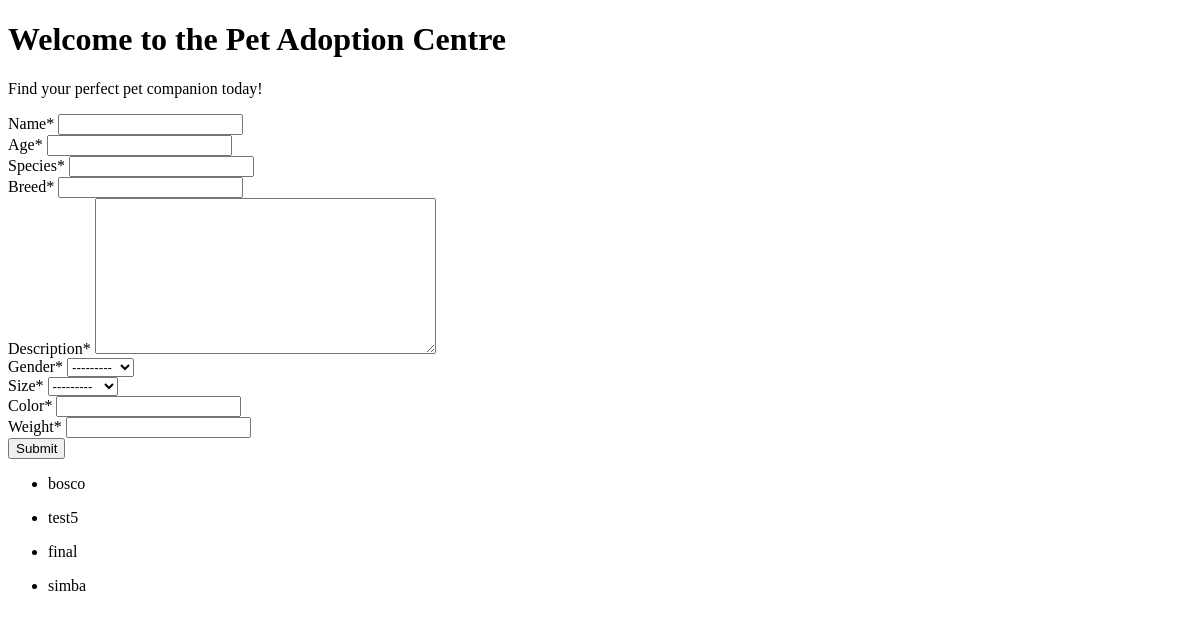
The app's page /, older data.
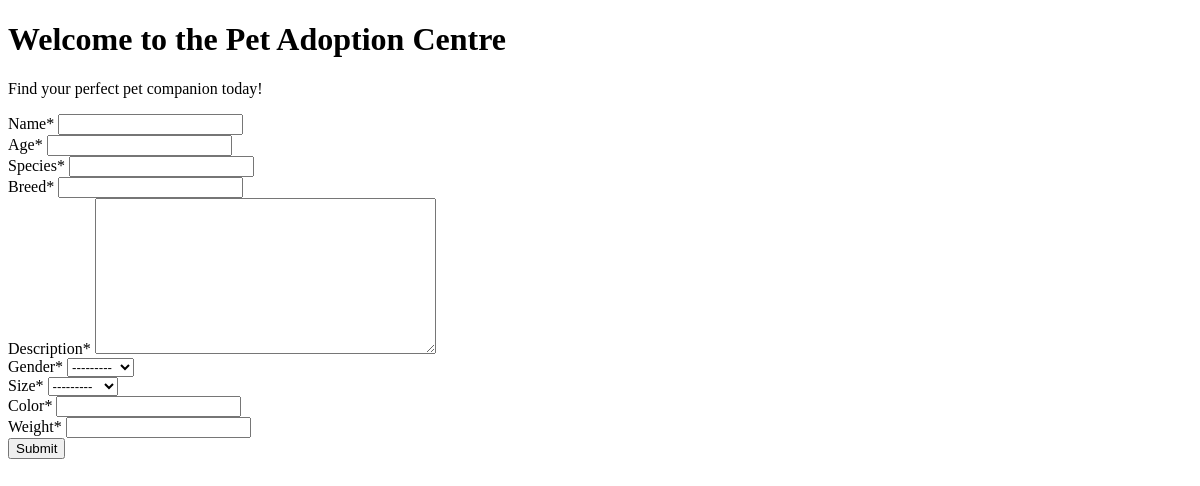
The same page, newer data.
### petcenter/models.py (models this page shows, shortened)
class Pet(models.Model):
    GENDER_CHOICES = [
        ('M', 'Male'),
        ('F', 'Female')
    ]
    SIZE_CHOICES = [
        ('S', 'Small'),
        ('M', 'Medium'),
        ('L', 'Large'),
    ]
    name = models.CharField(max_length=50)
    age = models.PositiveSmallIntegerField()
    species = models.CharField(max_length=50)
    breed = models.CharField(max_length=50)
    description = models.TextField(max_length=250)
    gender = models.CharField(max_length=1, choices=GENDER_CHOICES)
    size = models.CharField(max_length=1, choices=SIZE_CHOICES)
    color = models.CharField(max_length=50)
    weight = models.PositiveSmallIntegerField()
    photos = models.ImageField(upload_to='pets/')
    time_added = models.DateTimeField(auto_now_add=True)

### petcenter/views.py (the view)
# urls.py: 2. Add a URL to urlpatterns:  path('', views.home, name='home')
def home(request):
    allpets = Pet.objects.all()
    if request.method == "POST":
        form = PetForm(data=request.POST)
        if form.is_valid():
            form.save()
            return redirect('home')
    else:
        form = PetForm()
    context = {
        'pform':form,
        'allp':allpets,
        }
    return render(request, 'home.html', context)

### petcenter/forms.py
class PetForm(ModelForm):
    class Meta:
        model = Pet
        exclude = ["photos"]

### petcenter/templates/home.html (shortened to what this page needs)
{% load crispy_forms_tags %}
<!DOCTYPE html>
<html>
<head>
</head>
<body>
    <h1>Welcome to the Pet Adoption Centre</h1>
    <p>Find your perfect pet companion today!</p>
    <form method="POST">
        {{pform|crispy}}
        <button type="submit">Submit</button>
    </form>
    <div>
        {% for pets in allp %}
        <ul>
            <li>{{pets.name}}</li>
        </ul>
        {% endfor %}
    </div>
</body>
</html>

Row changes from the older to the newer data that the page shows:
removed Pet: name "bosco"
removed Pet: name "test5"
removed Pet: name "final"
removed Pet: name "simba"
